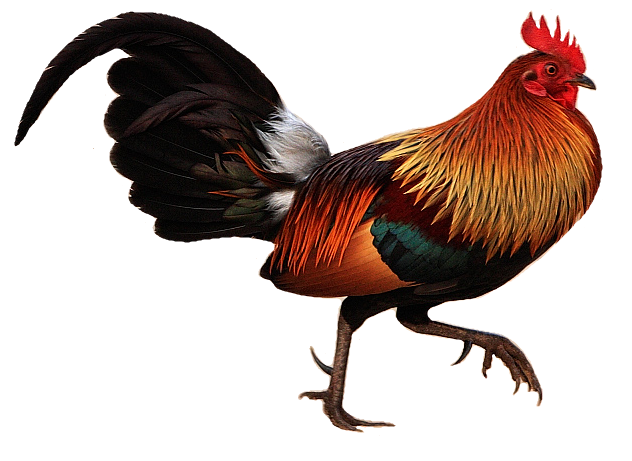
%> input picture src/img/gallo.png, 632 x 461 px
$ octave runningTimesCanny.m   (GNU Octave 9; MATLAB toolbox functions it lacks are replaced by stand-ins)
%> lines starting %> are read from the running program, lines starting %| are printed output that depends on the picture; in (x1, y1, x2, y2) boxes, pixels count from 0 and x2, y2 are one past the last pixel; in counts of white or black regions, pixels touching at a corner belong together; the program's own positions count from 1

image =imread("../img/gallo.png");
%> image is the input picture: size 461x632x3 uint8; mean R, G, B 194.3, 180.8, 175.7
imagedimension=size(image);
%> imagedimension = [461 632 3]

[fd,msg] = fopen("runningTimesCanny.csv","a");
if(fd<0)
    error("Could not open file because %s",msg);
end
image = rgb2gray(image);
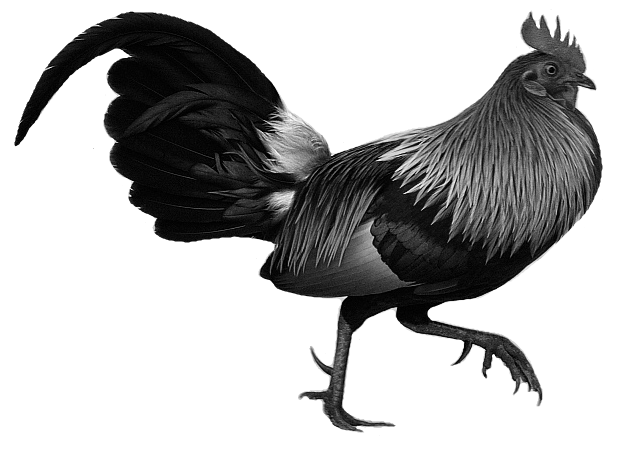
%> image: size 461x632 uint8; min 0, max 255, mean 184.3
tic

BW1 = edge(image,'Canny');
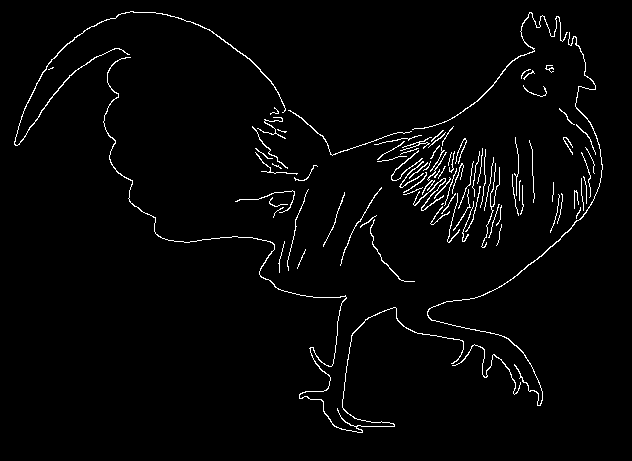
%> BW1: size 461x632 logical; 2.4% white in thin lines or dots, all inside (x1, y1, x2, y2) = (14, 11, 603, 433)

time = toc;
time = time * 1000;
fprintf(fd,"%s,%s,%g,%i,%i\n","Matlab","Canny",time,imagedimension(2),imagedimension(1));

fclose(fd);
